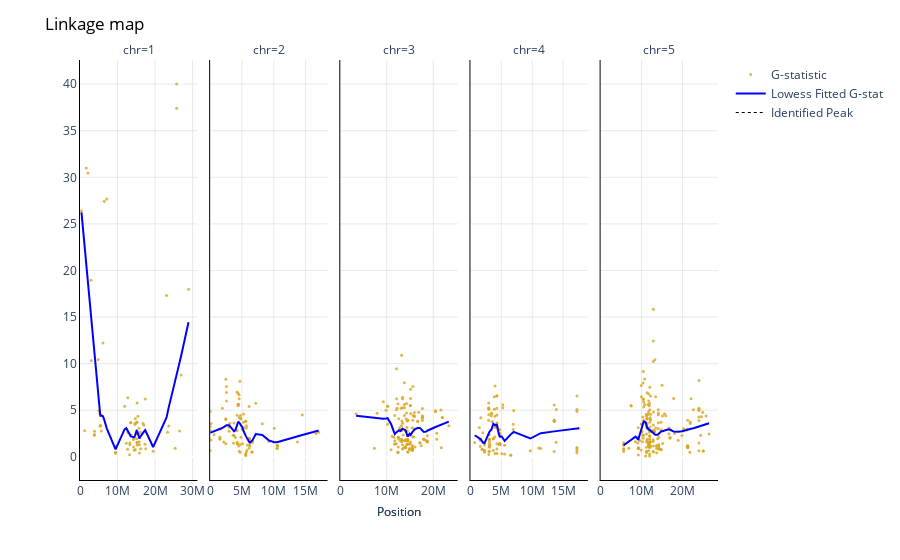

Notebook cell for this chart:
### Code cell
df['T_S'] = df['G_S']*df['ratio']

#establish g-stat lowess fig
fig = px.scatter(df, x=df['pos'], y=df['G_S'],
    facet_col="chr",
    opacity=0.8,
    color_discrete_sequence=['goldenrod'],
    trendline="lowess",
    trendline_options=dict(frac=0.3),
    trendline_color_override="blue")

#format g-stat lowess fig
fig.update_traces(
    marker=dict(size=3)
)

fig.update_layout(
    dict(plot_bgcolor = 'white')
)

fig.update_xaxes(
    matches=None
)

fig.for_each_xaxis(
    lambda xaxis: xaxis.update(showticklabels=True)
)

fig.for_each_xaxis(
    lambda xaxis: fig.update_xaxes(tickangle=0)
)

fig.for_each_xaxis(
    lambda x: x.update(title = '')
)

fig.for_each_yaxis(
    lambda y: y.update(title = '')
)


fig.add_annotation(
    showarrow=False,
    xanchor='center',
    xref='paper', 
    x=0.5, 
    yref='paper',
    y=-0.1,
    text='Position'
)

fig.add_annotation(
    showarrow=False,
    xanchor='center',
    xref='paper', 
    x=-0.8, 
    yanchor='middle',
    yref='paper',
    y=0.6,
    textangle=-90,
    text='Ratio'
)


fig.update_xaxes(
    showgrid=True, 
    gridwidth=0.5, 
    gridcolor='lightgrey'
)

fig.update_xaxes(
    showline=True, 
    linewidth=1, 
    linecolor='black'
)

fig.update_xaxes(
    rangemode="tozero"
)

fig.update_yaxes(
    showgrid=True, 
    gridwidth=0.5, 
    gridcolor='lightgrey'
)

fig.update_yaxes(
    showline=True, 
    linewidth=1, 
    linecolor='black'
)

fig.update_layout(
    title=dict(
        text="Linkage map",font=dict(color='black')
    )
)


fig.add_annotation(
    showarrow=False,
    xanchor='center',
    xref='paper', 
    x=0.5, 
    yref='paper',
    y=-0.1,
    text='Position'
)

fig.add_annotation(
    showarrow=False,
    xanchor='center',
    xref='paper', 
    x=-0.8, 
    yanchor='middle',
    yref='paper',
    y=0.6,
    textangle=-90,
    text='Ratio'
)

fig.add_trace(
    go.Scatter(
    x=[1],
    y=[1],
    mode='lines',
    name='Lowess Fitted G-stat',
    line=dict(color="blue")
    )
)


fig['data'][0]['showlegend'] = True
fig['data'][0]['name'] = 'G-statistic'

max_pos=df_peaks['pos'].max()
min_pos=df_peaks['pos'].min()

    
fig.add_trace(go.Scatter(x=[0,0], 
    y=[0,0], 
    mode='lines', 
    line=dict(color='black', width=1, dash='dot'),
    name='Identified Peak',))


pio.write_image(fig, "./plotname.png", scale=6, width=1080, height=540)
df_peaks.to_csv('peaks_file_name.tsv', sep='\t')

fig.show()

### Figure 1 — Plotly figure (JSON) as saved in the notebook; plotly's stock layout.template omitted (floating-point values rounded to 4 significant figures; data arrays with more than 128 entries replaced by an {"elided": "..."} marker saying what was removed)
{"data": [{"hovertemplate": "chr=1<br>pos=%{x}<br>G_S=%{y}<extra></extra>", "legendgroup": "", "marker": {"color": "goldenrod", "opacity": 0.8, "size": 3, "symbol": "circle"}, "mode": "markers", "name": "G-statistic", "orientation": "v", "showlegend": true, "type": "scatter", "x": [393505, 1243309, 1668823, 2112153, 2934533, 3029458, 3827510, 3827521, 3874050, 4844959, 5016373, 5270782, 5420983, 5420991, 5701089, 6124820, 6464316, 7121547, 9477669, 9477681, 9477685, 9477716, 11896749, 12337125, 12681841, 12739740, 12761402, 13211821, 13287309, 13287314, 13519595, 13519601, 13661367, 14238083, 14238306, 14259913, 14495891, 14658023, 14658488, 14743486, 14743641, 15069680, 15127977, 15127978, 15168229, 15207663, 15207701, 15207710, 15207713, 15217183, 15424843, 15669981, 15717283, 15765813, 15844546, 15844718, 16044579, 16189345, 16791510, 16988509, 17317651, 17363627, 17515427, 19484764, 23066354, 23347360, 23641260, 25349874, 25735503, 25753598, 26520390, 26924673, 28918247], "xaxis": "x", "y": [26.37, 2.805, 30.99, 30.46, 18.96, 10.34, 2.391, 2.306, 2.732, 10.45, 4.935, 4.659, 3.276, 3.392, 2.78, 12.22, 27.44, 27.67, 0.4094, 0.4506, 0.4174, 1.121, 5.433, 1.452, 0.8054, 6.339, 2.591, 0.2303, 1.486, 1.283, 3.649, 3.685, 2.322, 1.865, 2.021, 1.045, 0.6926, 3.583, 3.477, 4.089, 0.7973, 1.944, 3.701, 3.701, 2.79, 5.784, 2.424, 1.535, 1.535, 1.279, 4.363, 2.473, 3.07, 1.624, 0.3984, 1.301, 2.639, 0.8585, 3.573, 3.425, 1.347, 6.207, 0.8601, 0.6082, 17.32, 2.639, 3.307, 0.9282, 37.42, 40.01, 2.775, 8.785, 17.98], "yaxis": "y"}, {"hovertemplate": "<b>LOWESS trendline</b><br><br>chr=1<br>pos=%{x}<br>G_S=%{y} <b>(trend)</b><extra></extra>", "legendgroup": "", "line": {"color": "blue"}, "marker": {"color": "goldenrod", "size": 3, "symbol": "circle"}, "mode": "lines", "name": "", "showlegend": false, "type": "scatter", "x": [393505, 1243309, 1668823, 2112153, 2934533, 3029458, 3827510, 3827521, 3874050, 4844959, 5016373, 5270782, 5420983, 5420991, 5701089, 6124820, 6464316, 7121547, 9477669, 9477681, 9477685, 9477716, 11896749, 12337125, 12681841, 12739740, 12761402, 13211821, 13287309, 13287314, 13519595, 13519601, 13661367, 14238083, 14238306, 14259913, 14495891, 14658023, 14658488, 14743486, 14743641, 15069680, 15127977, 15127978, 15168229, 15207663, 15207701, 15207710, 15207713, 15217183, 15424843, 15669981, 15717283, 15765813, 15844546, 15844718, 16044579, 16189345, 16791510, 16988509, 17317651, 17363627, 17515427, 19484764, 23066354, 23347360, 23641260, 25349874, 25735503, 25753598, 26520390, 26924673, 28918247], "xaxis": "x", "y": [26.24, 22.51, 20.64, 18.7, 15.09, 14.67, 11.17, 11.17, 10.96, 6.721, 6.001, 4.944, 4.345, 4.345, 4.436, 4.347, 3.974, 3.057, 0.8071, 0.8071, 0.8071, 0.8071, 2.967, 3.072, 2.775, 2.725, 2.707, 2.341, 2.289, 2.289, 2.2, 2.2, 2.165, 2.167, 2.166, 2.148, 2.116, 2.288, 2.289, 2.392, 2.392, 2.785, 2.764, 2.764, 2.743, 2.738, 2.738, 2.738, 2.738, 2.736, 2.508, 2.14, 2.068, 2.0, 1.937, 1.937, 2.153, 2.2, 2.565, 2.661, 2.841, 2.858, 2.738, 1.049, 4.221, 4.761, 5.305, 8.15, 8.782, 8.812, 10.09, 10.79, 14.44], "yaxis": "y"}, {"hovertemplate": "chr=2<br>pos=%{x}<br>G_S=%{y}<extra></extra>", "legendgroup": "", "marker": {"color": "goldenrod", "opacity": 0.8, "size": 3, "symbol": "circle"}, "mode": "markers", "name": "", "orientation": "v", "showlegend": false, "type": "scatter", "x": [1376, 8147, 12025, 12035, 130797, 152021, 626030, 1391145, 1539799, 1539801, 1539807, 1686372, 1930670, 2137404, 2468159, 2468168, 2468171, 2474046, 2569444, 2569454, 2569461, 2980575, 2980577, 2980590, 3100892, 3621229, 3664556, 3766013, 3766059, 3971941, 4237897, 4238418, 4238606, 4243858, 4280851, 4280852, 4380118, 4380142, 4380156, 4491669, 4514893, 4560060, 4560071, 4565081, 4565759, 4688792, 4724151, 4729848, 4784608, 4784612, 4834507, 4844935, 5025607, 5097134, 5251452, 5251454, 5251470, 5254707, 5592100, 5592156, 5592160, 5599214, 5599218, 5709452, 5709475, 5709489, 5812698, 5867376, 6119399, 6156521, 6156544, 6156567, 6156571, 6156577, 6268010, 6488028, 6590152, 6590262, 6662325, 6662337, 7175667, 8201910, 9225779, 10086183, 10526399, 10526402, 10549241, 10549251, 10605884, 13726282, 14486752, 16655329, 17069076], "xaxis": "x2", "y": [0.6697, 4.851, 2.84, 3.251, 1.81, 3.567, 2.366, 2.973, 1.884, 2.127, 1.973, 2.995, 5.219, 1.588, 1.41, 4.089, 4.002, 8.336, 5.989, 7.551, 6.893, 3.177, 3.229, 2.748, 3.6, 2.304, 1.448, 2.281, 3.628, 2.085, 2.787, 1.572, 4.463, 6.959, 1.403, 1.403, 6.823, 5.486, 5.649, 5.617, 1.154, 6.236, 6.658, 0.5932, 4.21, 8.111, 1.328, 0.4931, 4.07, 4.435, 4.106, 2.093, 2.95, 1.397, 3.107, 3.107, 3.701, 4.593, 0.2585, 0.2948, 0.1544, 3.819, 3.819, 0.5259, 3.088, 3.332, 0.7376, 1.278, 5.397, 0.9412, 1.266, 1.883, 1.998, 1.945, 1.185, 1.646, 0.5, 0.5323, 1.689, 1.532, 5.737, 3.558, 1.632, 3.065, 0.8912, 0.8912, 1.205, 1.201, 1.15, 1.588, 4.487, 2.489, 2.625], "yaxis": "y2"}, {"hovertemplate": "<b>LOWESS trendline</b><br><br>chr=2<br>pos=%{x}<br>G_S=%{y} <b>(trend)</b><extra></extra>", "legendgroup": "", "line": {"color": "blue"}, "marker": {"color": "goldenrod", "size": 3, "symbol": "circle"}, "mode": "lines", "name": "", "showlegend": false, "type": "scatter", "x": [1376, 8147, 12025, 12035, 130797, 152021, 626030, 1391145, 1539799, 1539801, 1539807, 1686372, 1930670, 2137404, 2468159, 2468168, 2468171, 2474046, 2569444, 2569454, 2569461, 2980575, 2980577, 2980590, 3100892, 3621229, 3664556, 3766013, 3766059, 3971941, 4237897, 4238418, 4238606, 4243858, 4280851, 4280852, 4380118, 4380142, 4380156, 4491669, 4514893, 4560060, 4560071, 4565081, 4565759, 4688792, 4724151, 4729848, 4784608, 4784612, 4834507, 4844935, 5025607, 5097134, 5251452, 5251454, 5251470, 5254707, 5592100, 5592156, 5592160, 5599214, 5599218, 5709452, 5709475, 5709489, 5812698, 5867376, 6119399, 6156521, 6156544, 6156567, 6156571, 6156577, 6268010, 6488028, 6590152, 6590262, 6662325, 6662337, 7175667, 8201910, 9225779, 10086183, 10526399, 10526402, 10549241, 10549251, 10605884, 13726282, 14486752, 16655329, 17069076], "xaxis": "x2", "y": [2.587, 2.588, 2.589, 2.589, 2.617, 2.622, 2.752, 2.985, 3.007, 3.007, 3.007, 2.993, 3.095, 3.19, 3.344, 3.344, 3.345, 3.347, 3.392, 3.392, 3.392, 3.398, 3.398, 3.398, 3.293, 2.857, 2.882, 2.744, 2.744, 2.869, 3.46, 3.462, 3.462, 3.478, 3.567, 3.567, 3.682, 3.682, 3.682, 3.724, 3.712, 3.714, 3.714, 3.713, 3.713, 3.617, 3.535, 3.515, 3.361, 3.361, 3.367, 3.367, 3.196, 3.103, 2.775, 2.775, 2.775, 2.768, 2.246, 2.245, 2.245, 2.238, 2.238, 2.099, 2.099, 2.099, 1.944, 1.848, 1.619, 1.588, 1.588, 1.588, 1.588, 1.588, 1.517, 1.623, 1.718, 1.719, 1.785, 1.785, 2.437, 2.338, 1.771, 1.564, 1.557, 1.557, 1.562, 1.562, 1.574, 2.216, 2.344, 2.749, 2.828], "yaxis": "y2"}, {"hovertemplate": "chr=3<br>pos=%{x}<br>G_S=%{y}<extra></extra>", "legendgroup": "", "marker": {"color": "goldenrod", "opacity": 0.8, "size": 3, "symbol": "circle"}, "mode": "markers", "name": "", "orientation": "v", "showlegend": false, "type": "scatter", "x": {"elided": "141 int values"}, "xaxis": "x3", "y": {"elided": "141 float values"}, "yaxis": "y3"}, {"hovertemplate": "<b>LOWESS trendline</b><br><br>chr=3<br>pos=%{x}<br>G_S=%{y} <b>(trend)</b><extra></extra>", "legendgroup": "", "line": {"color": "blue"}, "marker": {"color": "goldenrod", "size": 3, "symbol": "circle"}, "mode": "lines", "name": "", "showlegend": false, "type": "scatter", "x": {"elided": "141 int values"}, "xaxis": "x3", "y": {"elided": "141 float values"}, "yaxis": "y3"}, {"hovertemplate": "chr=4<br>pos=%{x}<br>G_S=%{y}<extra></extra>", "legendgroup": "", "marker": {"color": "goldenrod", "opacity": 0.8, "size": 3, "symbol": "circle"}, "mode": "markers", "name": "", "orientation": "v", "showlegend": false, "type": "scatter", "x": [698098, 1434102, 1587563, 1587566, 1587582, 1674748, 1901219, 1901220, 2006736, 2274306, 2274311, 2274316, 2274490, 2274499, 2944380, 2948537, 2948538, 2948542, 2971761, 2974155, 2995599, 2995631, 2995700, 2995704, 3049022, 3061071, 3062093, 3062099, 3062118, 3062128, 3080710, 3106871, 3375282, 3375293, 3433564, 3494453, 3693126, 3699257, 3699261, 3864996, 3867213, 3958859, 3967887, 3971857, 3981533, 3984954, 4257292, 4271788, 4271798, 4271858, 4271866, 4271877, 4276513, 4282462, 4282464, 4282519, 4282533, 4282692, 4282695, 4601238, 4735030, 4735048, 4735049, 4735072, 4735087, 4735110, 4735111, 4735118, 4735120, 4735153, 4763738, 5071531, 5242471, 5242481, 5534519, 5534537, 6521854, 6521860, 6912065, 6912083, 6994363, 9688955, 11037488, 11371867, 13547796, 13548122, 13548131, 13548134, 13548155, 13548171, 13859485, 13888051, 17228312, 17228327, 17228347, 17228356, 17229057, 17229069, 17229134, 17557830], "xaxis": "x4", "y": [1.542, 3.133, 1.871, 1.756, 1.115, 4.189, 0.7992, 0.7992, 2.57, 0.4964, 0.6156, 0.6864, 1.572, 1.274, 3.915, 5.77, 5.263, 5.147, 4.518, 0.2554, 0.5687, 5.097, 2.405, 2.405, 0.5859, 1.654, 1.048, 1.048, 1.879, 1.879, 1.41, 1.232, 4.413, 4.705, 4.65, 3.794, 0.6957, 1.934, 1.934, 6.447, 5.093, 2.126, 4.361, 3.179, 7.588, 0.3508, 3.298, 5.205, 4.494, 3.627, 3.567, 3.127, 1.392, 0.3587, 3.165, 0.8313, 3.26, 6.546, 6.534, 2.906, 2.916, 2.499, 2.499, 2.285, 1.453, 1.311, 1.311, 1.311, 1.311, 2.387, 1.364, 0.3297, 5.58, 5.262, 1.249, 0.2974, 0.1669, 0.1941, 3.508, 2.938, 4.972, 0.6587, 0.9512, 0.8912, 0.5752, 5.554, 3.915, 3.915, 3.803, 3.819, 1.562, 5.068, 0.9906, 0.8552, 0.664, 0.4352, 4.859, 5.084, 6.533, 3.078], "yaxis": "y4"}, {"hovertemplate": "<b>LOWESS trendline</b><br><br>chr=4<br>pos=%{x}<br>G_S=%{y} <b>(trend)</b><extra></extra>", "legendgroup": "", "line": {"color": "blue"}, "marker": {"color": "goldenrod", "size": 3, "symbol": "circle"}, "mode": "lines", "name": "", "showlegend": false, "type": "scatter", "x": [698098, 1434102, 1587563, 1587566, 1587582, 1674748, 1901219, 1901220, 2006736, 2274306, 2274311, 2274316, 2274490, 2274499, 2944380, 2948537, 2948538, 2948542, 2971761, 2974155, 2995599, 2995631, 2995700, 2995704, 3049022, 3061071, 3062093, 3062099, 3062118, 3062128, 3080710, 3106871, 3375282, 3375293, 3433564, 3494453, 3693126, 3699257, 3699261, 3864996, 3867213, 3958859, 3967887, 3971857, 3981533, 3984954, 4257292, 4271788, 4271798, 4271858, 4271866, 4271877, 4276513, 4282462, 4282464, 4282519, 4282533, 4282692, 4282695, 4601238, 4735030, 4735048, 4735049, 4735072, 4735087, 4735110, 4735111, 4735118, 4735120, 4735153, 4763738, 5071531, 5242471, 5242481, 5534519, 5534537, 6521854, 6521860, 6912065, 6912083, 6994363, 9688955, 11037488, 11371867, 13547796, 13548122, 13548131, 13548134, 13548155, 13548171, 13859485, 13888051, 17228312, 17228327, 17228347, 17228356, 17229057, 17229069, 17229134, 17557830], "xaxis": "x4", "y": [2.31, 1.975, 1.914, 1.914, 1.914, 1.88, 1.655, 1.655, 1.519, 1.468, 1.468, 1.468, 1.468, 1.468, 2.552, 2.563, 2.563, 2.563, 2.603, 2.605, 2.613, 2.613, 2.613, 2.613, 2.687, 2.703, 2.704, 2.704, 2.704, 2.704, 2.721, 2.737, 2.895, 2.895, 2.989, 3.198, 3.527, 3.524, 3.524, 3.458, 3.458, 3.405, 3.398, 3.395, 3.388, 3.386, 3.449, 3.444, 3.444, 3.444, 3.444, 3.444, 3.444, 3.444, 3.444, 3.444, 3.444, 3.444, 3.444, 2.375, 2.168, 2.168, 2.168, 2.168, 2.168, 2.168, 2.168, 2.168, 2.168, 2.168, 2.171, 2.187, 2.007, 2.007, 1.703, 1.703, 2.412, 2.412, 2.623, 2.623, 2.676, 1.963, 2.477, 2.538, 2.731, 2.731, 2.731, 2.731, 2.731, 2.731, 2.76, 2.763, 3.042, 3.042, 3.042, 3.042, 3.042, 3.042, 3.042, 3.061], "yaxis": "y4"}, {"hovertemplate": "chr=5<br>pos=%{x}<br>G_S=%{y}<extra></extra>", "legendgroup": "", "marker": {"color": "goldenrod", "opacity": 0.8, "size": 3, "symbol": "circle"}, "mode": "markers", "name": "", "orientation": "v", "showlegend": false, "type": "scatter", "x": {"elided": "180 int values"}, "xaxis": "x5", "y": {"elided": "180 float values"}, "yaxis": "y5"}, {"hovertemplate": "<b>LOWESS trendline</b><br><br>chr=5<br>pos=%{x}<br>G_S=%{y} <b>(trend)</b><extra></extra>", "legendgroup": "", "line": {"color": "blue"}, "marker": {"color": "goldenrod", "size": 3, "symbol": "circle"}, "mode": "lines", "name": "", "showlegend": false, "type": "scatter", "x": {"elided": "180 int values"}, "xaxis": "x5", "y": {"elided": "180 float values"}, "yaxis": "y5"}, {"line": {"color": "blue"}, "mode": "lines", "name": "Lowess Fitted G-stat", "type": "scatter", "x": [1], "y": [1]}, {"line": {"color": "black", "dash": "dot", "width": 1}, "mode": "lines", "name": "Identified Peak", "type": "scatter", "x": [0, 0], "y": [0, 0]}], "layout": {"annotations": [{"showarrow": false, "text": "chr=1", "x": 0.092, "xanchor": "center", "xref": "paper", "y": 1, "yanchor": "bottom", "yref": "paper"}, {"showarrow": false, "text": "chr=2", "x": 0.296, "xanchor": "center", "xref": "paper", "y": 1, "yanchor": "bottom", "yref": "paper"}, {"showarrow": false, "text": "chr=3", "x": 0.5, "xanchor": "center", "xref": "paper", "y": 1, "yanchor": "bottom", "yref": "paper"}, {"showarrow": false, "text": "chr=4", "x": 0.704, "xanchor": "center", "xref": "paper", "y": 1, "yanchor": "bottom", "yref": "paper"}, {"showarrow": false, "text": "chr=5", "x": 0.908, "xanchor": "center", "xref": "paper", "y": 1, "yanchor": "bottom", "yref": "paper"}, {"showarrow": false, "text": "Position", "x": 0.5, "xanchor": "center", "xref": "paper", "y": -0.1, "yref": "paper"}, {"showarrow": false, "text": "Ratio", "textangle": -90, "x": -0.8, "xanchor": "center", "xref": "paper", "y": 0.6, "yanchor": "middle", "yref": "paper"}, {"showarrow": false, "text": "Position", "x": 0.5, "xanchor": "center", "xref": "paper", "y": -0.1, "yref": "paper"}, {"showarrow": false, "text": "Ratio", "textangle": -90, "x": -0.8, "xanchor": "center", "xref": "paper", "y": 0.6, "yanchor": "middle", "yref": "paper"}], "legend": {"tracegroupgap": 0}, "margin": {"t": 60}, "plot_bgcolor": "white", "title": {"font": {"color": "black"}, "text": "Linkage map"}, "xaxis": {"anchor": "y", "domain": [0, 0.184], "gridcolor": "lightgrey", "gridwidth": 0.5, "linecolor": "black", "linewidth": 1, "rangemode": "tozero", "showgrid": true, "showline": true, "showticklabels": true, "tickangle": 0, "title": {"text": ""}}, "xaxis2": {"anchor": "y2", "domain": [0.204, 0.388], "gridcolor": "lightgrey", "gridwidth": 0.5, "linecolor": "black", "linewidth": 1, "rangemode": "tozero", "showgrid": true, "showline": true, "showticklabels": true, "tickangle": 0, "title": {"text": ""}}, "xaxis3": {"anchor": "y3", "domain": [0.408, 0.592], "gridcolor": "lightgrey", "gridwidth": 0.5, "linecolor": "black", "linewidth": 1, "rangemode": "tozero", "showgrid": true, "showline": true, "showticklabels": true, "tickangle": 0, "title": {"text": ""}}, "xaxis4": {"anchor": "y4", "domain": [0.612, 0.796], "gridcolor": "lightgrey", "gridwidth": 0.5, "linecolor": "black", "linewidth": 1, "rangemode": "tozero", "showgrid": true, "showline": true, "showticklabels": true, "tickangle": 0, "title": {"text": ""}}, "xaxis5": {"anchor": "y5", "domain": [0.816, 1], "gridcolor": "lightgrey", "gridwidth": 0.5, "linecolor": "black", "linewidth": 1, "rangemode": "tozero", "showgrid": true, "showline": true, "showticklabels": true, "tickangle": 0, "title": {"text": ""}}, "yaxis": {"anchor": "x", "domain": [0, 1], "gridcolor": "lightgrey", "gridwidth": 0.5, "linecolor": "black", "linewidth": 1, "showgrid": true, "showline": true, "title": {"text": ""}}, "yaxis2": {"anchor": "x2", "domain": [0, 1], "gridcolor": "lightgrey", "gridwidth": 0.5, "linecolor": "black", "linewidth": 1, "matches": "y", "showgrid": true, "showline": true, "showticklabels": false, "title": {"text": ""}}, "yaxis3": {"anchor": "x3", "domain": [0, 1], "gridcolor": "lightgrey", "gridwidth": 0.5, "linecolor": "black", "linewidth": 1, "matches": "y", "showgrid": true, "showline": true, "showticklabels": false, "title": {"text": ""}}, "yaxis4": {"anchor": "x4", "domain": [0, 1], "gridcolor": "lightgrey", "gridwidth": 0.5, "linecolor": "black", "linewidth": 1, "matches": "y", "showgrid": true, "showline": true, "showticklabels": false, "title": {"text": ""}}, "yaxis5": {"anchor": "x5", "domain": [0, 1], "gridcolor": "lightgrey", "gridwidth": 0.5, "linecolor": "black", "linewidth": 1, "matches": "y", "showgrid": true, "showline": true, "showticklabels": false, "title": {"text": ""}}}}
